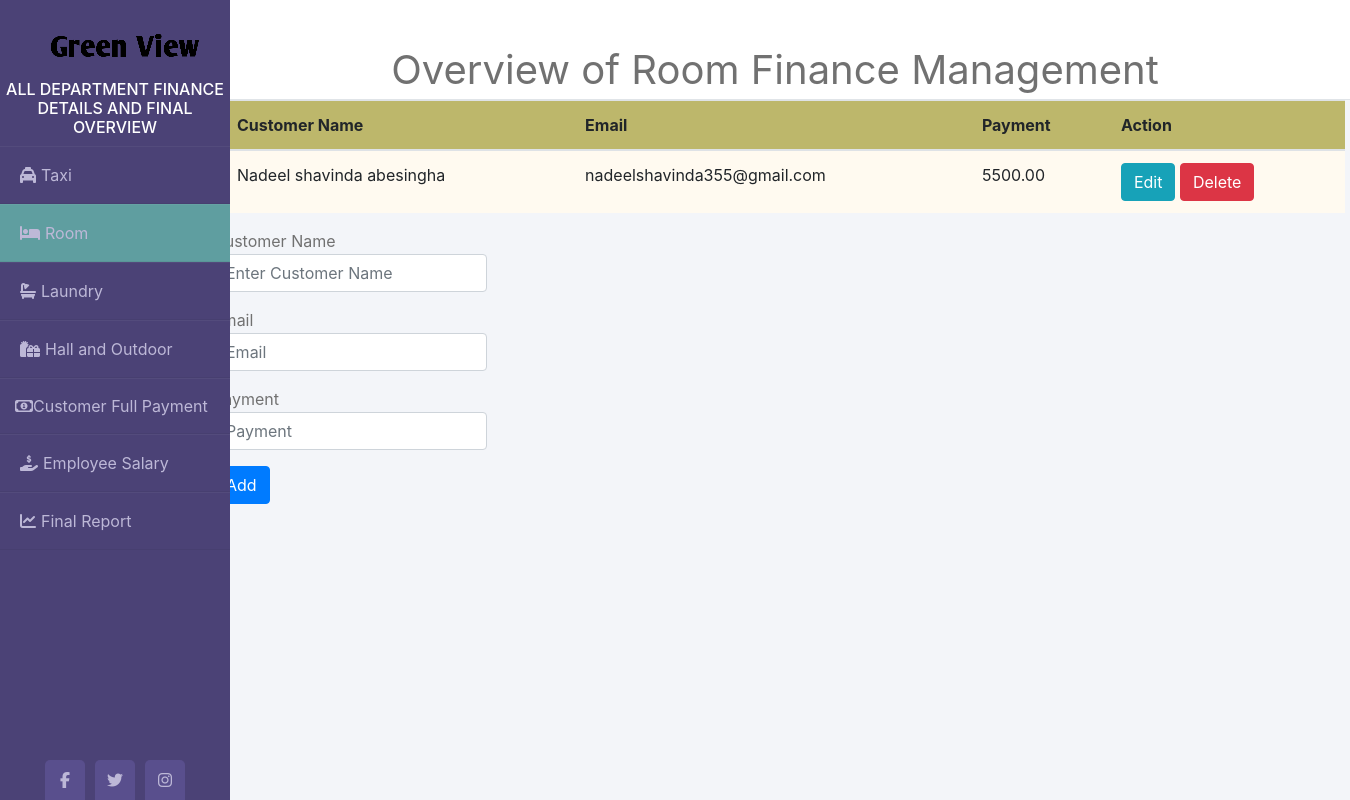
The page /indexRoom.php on the database its author committed.
### tables this page shows
CREATE TABLE `room_payment` (
  `customer_id` int(4) NOT NULL,
  `customer_name` varchar(100) NOT NULL,
  `email` varchar(50) NOT NULL,
  `payment` decimal(10,2) NOT NULL
);

### Backend/roomIndex.php (called while the page is built, shortened)
<?php
    $update = false;
    $name = '';
    $email = '';
    $pay = '';
?>

### indexRoom.php (the view, shortened to what this page needs)
<!DOCTYPE html>
<html lang="en">
<head>
<link rel="stylesheet" href="https://cdnjs.cloudflare.com/ajax/libs/twitter-bootstrap/4.4.1/css/bootstrap.min.css">
<link rel="stylesheet" href="https://cdnjs.cloudflare.com/ajax/libs/font-awesome/5.13.0/css/all.min.css">
<link rel = "stylesheet" href = "assets/css/styles.css">
</head>
<body>
<div class = "wrapper">
    <div class = "sidebar">
    <img class = "imge" src = "assets/img/logo/logo-img.png">
        <h6>All Department Finance Details and Final Overview</h6>
        <ul>
            <li><a href = "indexTaxi.php"><i class="fas fa-taxi"></i>Taxi</a></li>
            <li class = "active"><a href = "indexRoom.php"><i class="fas fa-bed"></i>Room</a></li>
            <li><a href = "indexLaundry.php"><i class="fas fa-bath"></i>Laundry</a></li>
            <li><a href = "indexHall.php"><i class="fas fa-gifts"></i>Hall and Outdoor</a></li>
            <li><a href = "customerBill.php"><i class="far fa-money-bill-alt"></i>Customer Full Payment</a></li>
            <li><a href = "indexEmployee.php"><i class="fas fa-hand-holding-usd"></i>Employee Salary</a></li>
            <li><a href = "indexFinal.php"><i class="fas fa-chart-line"></i>Final Report</a></li>
        </ul>
        <div class="social_media">
            <a href="https://www.facebook.com"><i class="fab fa-facebook-f"></i></a>
            <a href="https://www.twitter.com"><i class="fab fa-twitter"></i></a>
            <a href="https://www.instagram.com"><i class="fab fa-instagram"></i></a>
        </div>
    </div>
    <div class="main_content">
        <div class = "header">Overview of Room Finance Management</div>
        <?php require_once 'Backend/roomIndex.php'; ?>
        <div class ="container">
        <?php
            $mysqli = new mysqli('localhost','root','','greenview') or die(mysqli_error($mysqli));
            $result = $mysqli->query("SELECT * FROM room_payment") or die($mysqli->error);
        ?>
            <div class = "row justify-content-center">
            <div class = "tab">
                <table class="table">
                    <thead>
                        <tr class = "trow">
                            <th>Customer Name</th>
                            <th>Email</th>
                            <th>Payment</th>
                            <th colspan = "2">Action</th>
                        </tr>
                    </thead>
                    <?php
                        while($row = $result->fetch_assoc()): ?>
                            <tr>
                                <td><?php echo $row['customer_name']; ?></td>
                                <td><?php echo $row['email']; ?></td>
                                <td><?php echo $row['payment']; ?></td>
                                <td>
                                    <a href = "indexRoom.php?edit=<?php echo $row['customer_id']; ?>"
                                    class = "btn btn-info">Edit</a>
                                    <a href = "indexRoom.php?delete=<?php echo $row['customer_id']; ?>"
                                    class = "btn btn-danger">Delete</a>
                                </td>
                            </tr>
                        <?php endwhile; ?>
                </table>
            </div>
            </div>
            <div class = "row justify-content-center">
                <div class = "info">
                    <form action="" method = "POST">
                        <div class="form-group">
                            <lable>Customer Name</lable>
                            <input type="text" name = "customer_name"
                            value ="<?php echo $name; ?>" class = "form-control" placeholder = "Enter Customer Name" required>
                        </div>
                        <div class="form-group">
                            <lable>Email</lable>
                            <input type="text" name = "email" value ="<?php echo $email; ?>"
                            class = "form-control" placeholder = "Email" required>
                        </div>
                        <div class="form-group">
                            <lable>Payment</lable>
                            <input type="number" name = "payment" value ="<?php echo $pay; ?>"
                            class = "form-control" placeholder = "Payment" pattern = "[^ @]*@[^ @]*" required>
                        </div>
                        <div class="form-group">
                            <?php
                            if($update == true):
                            ?>
                                <button type = "submit" class = "btn btn-info" name = "update">Update</button>
                            <?php else: ?>
                                <button type = "submit" name = "add" class = "btn btn-primary">Add</button>
                            <?php endif; ?>
                        </div>
                    </form>
                </div>
                </div>
            </div>
    </div>
</div>
</body>
</html>

### assets/css/styles.css (style rules this page uses)
* { margin: 0; padding: 0; box-sizing: border-box; list-style: none; text-decoration: none; }
body { background: #f3f5f9; }
.wrapper { display: flex; position: relative; }
.wrapper .sidebar { position: fixed; width: 230px; height: 100%; background: #4b4276; padding: 30px 0; }
.wrapper .sidebar h6 { color: #fff; text-transform: uppercase; text-align: center; margin-top: 20px; }
.wrapper .sidebar ul li { padding: 15px; border-bottom: 1px solid rgba(0, 0, 0, 0.05); border-top: 1px solid rgba(225, 225, 225, 0.05); }
.wrapper .sidebar ul li a { color: #bdb8d7; display: block; }
.wrapper .sidebar ul li a .fas { widows: 25px; padding: 5px; }
.wrapper .sidebar .social_media { position: absolute; bottom: 0; left: 50%; transform: translate(-50%); display: flex; }
.wrapper .sidebar .social_media a { display: block; width: 40px; background: #594f8d; height: 40px; line-height: 40px; text-align: center; margin: 0 5px; color: #bdb8d7; border-top-right-radius: 5px; border-top-left-radius: 5px; }
.wrapper .main_content { width: 100%; margin-left: 200px; }
.wrapper .main_content .header { padding: 40px; background:#fff; color: #717171; height: 100px; font-size: 40px; text-align:center; border-bottom: 1px solid #e0e4e8; }
.info { color: #717171; line-height: 25px; margin-bottom: 20px; margin-right: 850px; }
.active { background-color: cadetblue; }
.imge { margin-left: 50px; }
.trow { background-position: center; text-align: left; background-color: darkkhaki; }
td { text-align: left; background-color: floralwhite; }
.tab { width: 2500px; margin-left: 20px; }

### rows shown on the page
room_payment: customer_name "Nadeel shavinda abesingha", email "nadeelshavinda355@gmail.com", payment "5500.00"
